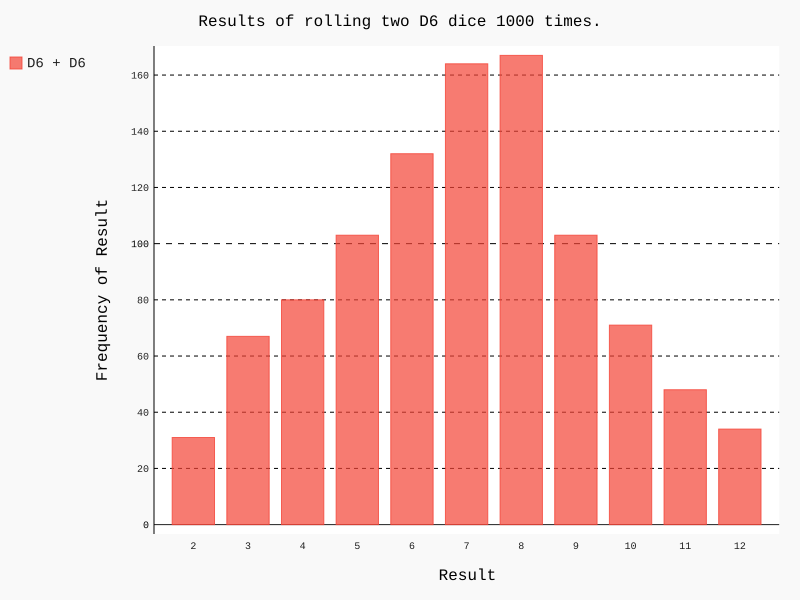

Write the Python code that produced this figure.
import pygal
from die import Die


# create two D6 dice.
die_1 = Die()
die_2 = Die()

# make some rolls, and store results in a list
results = []
for roll_num in range(1000):
	result = die_1.roll() + die_2.roll()
	results.append(result)

# analyze the results
frequencies = []
max_results = die_1.num_sides + die_2.num_sides 

#count the frequencies for the sum of rolling 2 dice
for value in range(2, max_results+1):
	frequency = results.count(value)
	frequencies.append(frequency)

# visualize the results.
hist = pygal.Bar()

hist.title = "Results of rolling two D6 dice 1000 times."
hist.x_labels = [x for x in range(2, max_results+1)]
hist.x_title = 'Result'
hist.y_title = "Frequency of Result"

# bar label = D6+D6
hist.add('D6 + D6', frequencies)
hist.render_to_file('dice_visual.svg')
